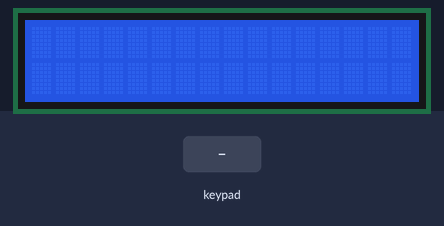
Simulated run of this sketch. Board: Arduino Uno, built with avr-gcc and run on an emulated ATmega328P. Shown: 16×2 character LCD. Inputs (shaded band) come from the test bench.

Above: at 1.2 s.
1.3 s: keypad keys 8 9 1 0 1 1 # pressed 0.4 s apart
At 4.7 s:
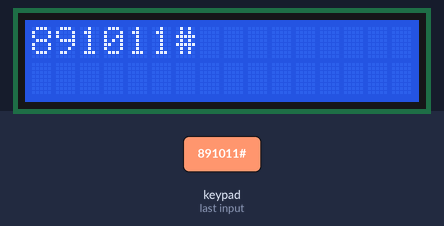
5.6 s: key 'A' pressed
At 6.2 s:
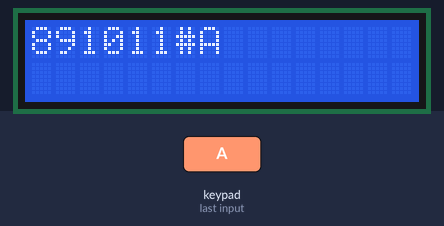
7.1 s: key 'B' pressed
At 8.3 s:
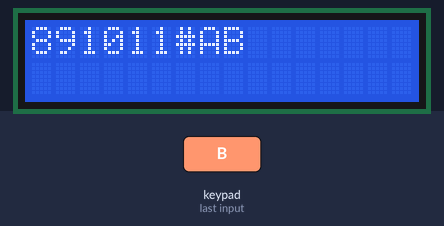
8.6 s: keypad keys 8 9 1 0 1 1 * pressed 0.4 s apart
At 11.3 s:
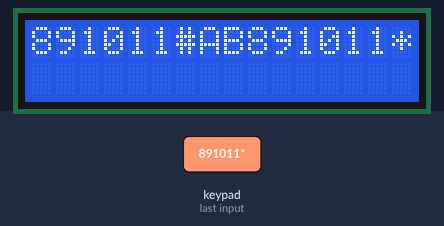
Timing chart, 0 to 12.8 s (numbered marks = the images above; inputs shaded):
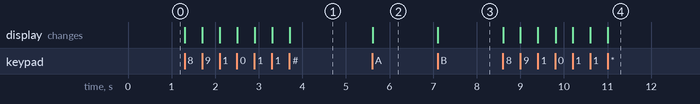

Measured:
- after the input at 1.3 s, the display: first changes at once (image 1 shows a later state)
- after the input at 5.6 s, the display: changes at once (image 2)
- after the input at 7.1 s, the display: changes at once (image 3)
- after the input at 8.6 s, the display: first changes at once (image 4 shows a later state)

The sketch:

keypad_interfacing.ino
```cpp
#include<Keypad.h>
#include<LiquidCrystal.h>

const byte ROWS = 4;
const byte COLS = 4;
char keys[ROWS][COLS] = {
  {'1', '2', '3', 'A'},
  {'4', '5', '6', 'B'},
  {'7', '8', '9', 'C'},
  {'*', '0', '#', 'D'},
};
byte rowPins[ROWS]={A0,A1,A2,A3};
byte colPins[COLS]={8,9,10,11};
int LCDRow=0;


LiquidCrystal lcd(7, 6, 5, 4, 3, 2);
Keypad keypad = Keypad(makeKeymap(keys),rowPins, colPins, ROWS, COLS);
void setup()
{
  lcd.begin(16,2);
  lcd.setCursor(LCDRow,0);
}

void loop()
{
  char key = keypad.getKey();
  if(key)
  {
    lcd.print(key);
    lcd.setCursor(++LCDRow,0);
  }
}
```
